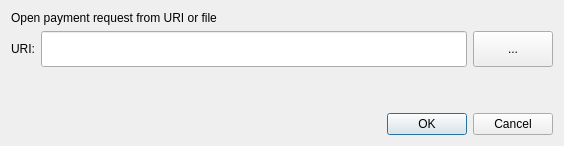
<?xml version="1.0" encoding="UTF-8"?>
<ui version="4.0">
 <class>OpenURIDialog</class>
 <widget class="QDialog" name="OpenURIDialog">
  <property name="geometry">
   <rect>
    <x>0</x>
    <y>0</y>
    <width>564</width>
    <height>146</height>
   </rect>
  </property>
  <property name="windowTitle">
   <string>Open URI</string>
  </property>
  <layout class="QVBoxLayout" name="verticalLayout">
   <item>
    <widget class="QLabel" name="label_2">
     <property name="text">
      <string>Open payment request from URI or file</string>
     </property>
    </widget>
   </item>
   <item>
    <layout class="QHBoxLayout" name="horizontalLayout">
     <item>
      <widget class="QLabel" name="label">
       <property name="text">
        <string>URI:</string>
       </property>
      </widget>
     </item>
     <item>
      <widget class="QValidatedLineEdit" name="uriEdit">
       <property name="minimumSize">
        <size>
         <width>36</width>
         <height>36</height>
        </size>
       </property>
      </widget>
     </item>
     <item>
      <widget class="QPushButton" name="selectFileButton">
       <property name="minimumSize">
        <size>
         <width>36</width>
         <height>36</height>
        </size>
       </property>
       <property name="toolTip">
        <string>Select payment request file</string>
       </property>
       <property name="text">
        <string notr="true">...</string>
       </property>
       <property name="autoDefault">
        <bool>false</bool>
       </property>
      </widget>
     </item>
    </layout>
   </item>
   <item>
    <spacer name="verticalSpacer">
     <property name="orientation">
      <enum>Qt::Vertical</enum>
     </property>
     <property name="sizeHint" stdset="0">
      <size>
       <width>20</width>
       <height>40</height>
      </size>
     </property>
    </spacer>
   </item>
   <item>
    <widget class="QDialogButtonBox" name="buttonBox">
     <property name="orientation">
      <enum>Qt::Horizontal</enum>
     </property>
     <property name="standardButtons">
      <set>QDialogButtonBox::Cancel|QDialogButtonBox::Ok</set>
     </property>
    </widget>
   </item>
  </layout>
 </widget>
 <customwidgets>
  <customwidget>
   <class>QValidatedLineEdit</class>
   <extends>QLineEdit</extends>
   <header>qvalidatedlineedit.h</header>
  </customwidget>
 </customwidgets>
 <resources/>
 <connections>
  <connection>
   <sender>buttonBox</sender>
   <signal>accepted()</signal>
   <receiver>OpenURIDialog</receiver>
   <slot>accept()</slot>
   <hints>
    <hint type="sourcelabel">
     <x>248</x>
     <y>254</y>
    </hint>
    <hint type="destinationlabel">
     <x>157</x>
     <y>274</y>
    </hint>
   </hints>
  </connection>
  <connection>
   <sender>buttonBox</sender>
   <signal>rejected()</signal>
   <receiver>OpenURIDialog</receiver>
   <slot>reject()</slot>
   <hints>
    <hint type="sourcelabel">
     <x>316</x>
     <y>260</y>
    </hint>
    <hint type="destinationlabel">
     <x>286</x>
     <y>274</y>
    </hint>
   </hints>
  </connection>
 </connections>
</ui>
